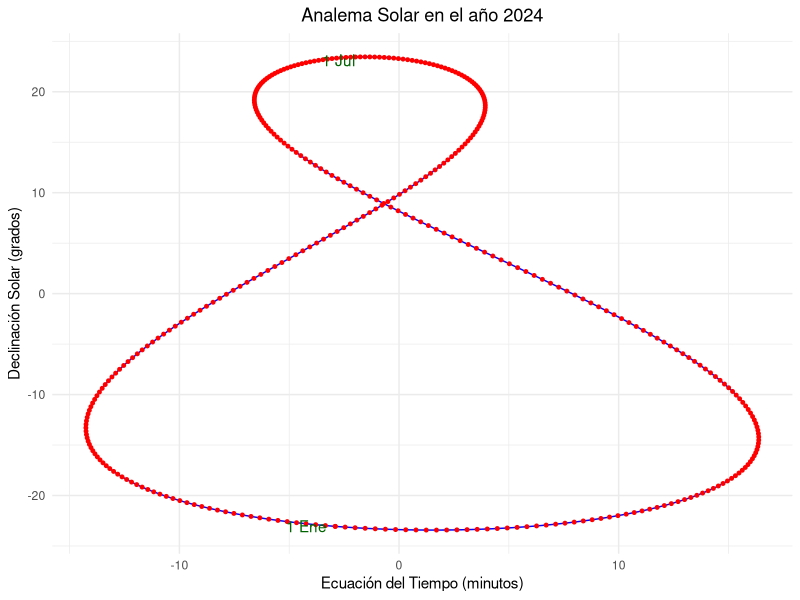

The R source for this figure:
# -------------------------------------------------------------
# Cálculo y representación del analema.
# -------------------------------------------------------------

# --- 1. Instalar y cargar las librerías necesarias ---

# Instalar las librerías (si no están instaladas)
if (!require("ggplot2")) install.packages("ggplot2")
if (!require("lubridate")) install.packages("lubridate")

# Cargar las librerías
library(ggplot2)
library(lubridate)

# --- 2. Definir las funciones para calcular la declinación solar y la ecuación del tiempo ---

# 2.1 Función para calcular la declinación solar (en grados)
calcular_declinacion_solar <- function(dia_del_anio) {
  # Convertir el día del año a ángulo en radianes
  gamma <- 2 * pi / 365 * (dia_del_anio - 1)
  
  # Calcular la declinación solar usando una aproximación
  declinacion <- (0.006918 -
                    0.399912 * cos(gamma) +
                    0.070257 * sin(gamma) -
                    0.006758 * cos(2 * gamma) +
                    0.000907 * sin(2 * gamma) -
                    0.002697 * cos(3 * gamma) +
                    0.00148 * sin(3 * gamma)) * (180 / pi)  # Convertir a grados
  
  return(declinacion)
}

# 2.2 Función para calcular la ecuación del tiempo (en minutos)
calcular_ecuacion_del_tiempo <- function(dia_del_anio) {
  # Convertir el día del año a ángulo en radianes
  gamma <- 2 * pi / 365 * (dia_del_anio - 1)
  
  # Calcular la ecuación del tiempo usando una aproximación
  EoT <- (229.18 * (0.000075 +
                      0.001868 * cos(gamma) -
                      0.032077 * sin(gamma) -
                      0.014615 * cos(2 * gamma) -
                      0.040849 * sin(2 * gamma)))  # En minutos
  
  return(EoT)
}

# --- 3. Calcular la declinación solar y la ecuación del tiempo para cada día del año ---

# Crear una secuencia de fechas para el año (año bisiesto o no)
anio <- 2024  # Puedes cambiar el año si lo deseas

if (leap_year(anio)) {
  num_dias <- 366
} else {
  num_dias <- 365
}

dias_del_anio <- 1:num_dias

# Calcular la declinación solar y la ecuación del tiempo para cada día
declinaciones <- sapply(dias_del_anio, calcular_declinacion_solar)
ecuacion_tiempo <- sapply(dias_del_anio, calcular_ecuacion_del_tiempo)

# Crear un data frame con los resultados
datos_analema <- data.frame(
  dia = dias_del_anio,
  declinacion = declinaciones,
  ecuacion_tiempo = ecuacion_tiempo
)

# --- 4. Representar el analema ---

# Crear el gráfico del analema
ggplot(datos_analema, aes(x = ecuacion_tiempo, y = declinacion)) +
  geom_path(color = 'blue') +
  geom_point(color = 'red', size = 1) +
  labs(title = paste('Analema Solar en el año', anio),
       x = 'Ecuación del Tiempo (minutos)',
       y = 'Declinación Solar (grados)') +
  theme_minimal() +
  theme(plot.title = element_text(hjust = 0.5)) +
  annotate("text", x = ecuacion_tiempo[1], y = declinaciones[1], label = "1 Ene", hjust = 1.2, color = "darkgreen") +
  annotate("text", x = ecuacion_tiempo[round(num_dias/2)], y = declinaciones[round(num_dias/2)], label = "1 Jul", hjust = -0.1, color = "darkgreen")

